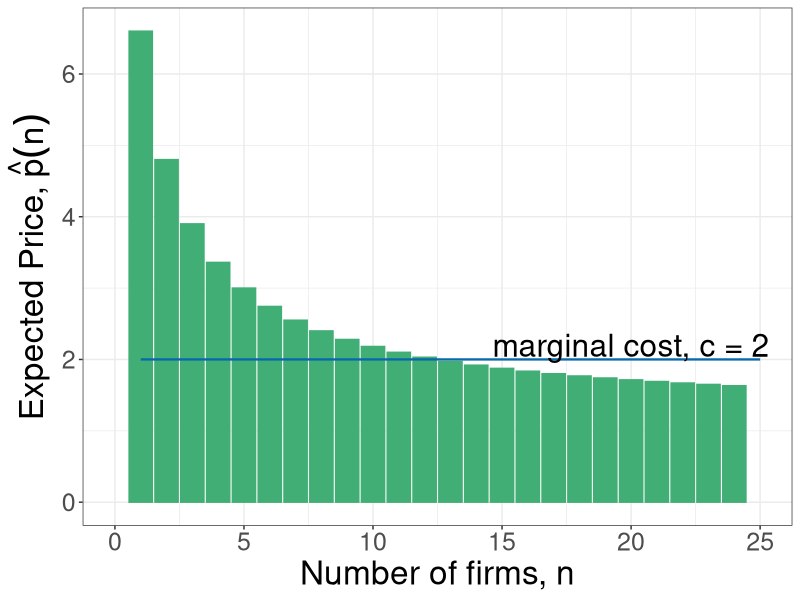

Generate this figure with R:
require(shape)
library(tidyverse)
# pdf(file = "competitionmarkets/long_run_n_bargraph.pdf", width = 9, height = 7)


#Set parameters for graphics
axislabelsize <- 1.8
labelsize <- 1.5
namesize <- 1.8
annotatesize <- 1.5
graphlinewidth <- 2
segmentlinewidth <- 1.5


COL <- c("#7fc97f", "#beaed4", "#fdc086", "#ffff99", "#386cb0", "#f0027f", "#bf5b17", "#666666")
COLA <- c("#e0f3db", "#99d8c9","#66c2a4","#41ae76", "#238b45", "#005824")
COLB <- c("#c6dbef", "#4eb3d3", "#2b8cbe", "#0868ac","#084081")
COLC <- c("#fcfbfd", "#efedf5", "#dadaeb", "#bcbddc", "#9e9ac8", "#807dba", "#6a51a3", "#54278f", "#3f007d")

par(mar =  c(5, 8, 1, 1))

Profit <- function(n, pbar = 20, c = 2, beta = 0.5) {
  (pbar - c)^2 / (((n + 1)^2)*beta)
}

totaln <- function(pi, pbar = 20, c = 2, beta = 0.5){
  (pbar - c)/(sqrt(pi*beta)) - 1
}

cournotPrice <- function(n, pbar = 20, c1 = 2) {
  c1 + (1/(n + 1))*(pbar - c1)
}


# Barriers to entry
# Inputs: Probability of BTE (b) and number of firms
# Outputs: Price Level at some n
bte <- function(n, b = 0) {
  cournotPrice(n)*(1-b)
}

nstar <- function(b, pbar = 20, c = 2){
  (pbar*(1 - b) - c) / (b*c)
}

#Levels for the barriers to entry specified here
barriers <- c(0.4, 0.5, 0.71)
costs <- c(2, 5, 10)

firms <- seq(1, 25, 1)
cost <- rep(6, length(firms))
nfirms <- tibble(firms, cost)
nfirms <- 
  nfirms %>% 
  mutate(price = cournotPrice(firms), 
         pbar = bte(firms, b = barriers[1]))

plot <- 
  nfirms %>% 
  ggplot(aes(x = firms, y = pbar, fill = pbar, col = pbar)) + 
  geom_bar(stat = "identity", position = "dodge", col = COLA[4], fill = COLA[4]) + 
  #scale_y_continuous(expand = c(0, 0), limits = c(0, 5.5)) +
  xlab("Number of firms, n") +
  ylab(expression(paste("Expected Price, ", hat(p)*(n) ))) + 
  xlim(0, 25) + 
  geom_line(y = 2, lty = 1, col = COLB[4], lwd = 0.8) +
  annotate("text", x = 20, y = 2.2, label = "marginal cost, c = 2", cex = 8) + 
  
  # scale_fill_brewer(type = "qual", palette = "Set1", 
  #                   name = "",
  #                   breaks = c("pbar"),
  #                   labels = c("Expected Price")
  # ) + 
  # scale_color_brewer(type = "qual", palette = "Set1", 
  #                    name = "",
  #                    breaks = c("pbar"),
  #                    labels = c("Expected Price")
  # ) +
  theme_bw() + 
  theme(#legend.position="top",
        axis.title = element_text(size = 24),
        axis.title.y = element_text(size = 24),
        axis.text.y = element_text(size = 18),
        axis.text.x = element_text(size = 18)
        )
ggsave(plot, file = "competitionmarkets/long_run_n_bargraph.pdf", width = 9, height = 7)
